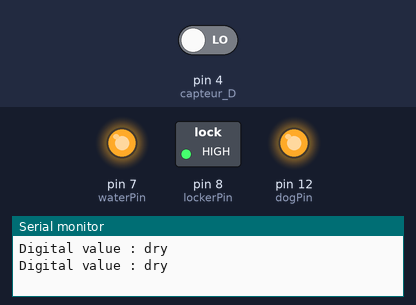
Recording of a sketch running on a simulated Arduino Uno, built with avr-gcc and run on an emulated ATmega328P. On the bench: switched loads named in the sketch (green lamp = pin HIGH), output pins drawn as LEDs (lit = HIGH), the last lines printed to the serial monitor. The test bench sets the inputs (shaded band); at power-on: pin 4 (capteur_D) LOW.

Above: at 1.8 s.
1.9 s: pin 4 (capteur_D) driven HIGH
At 2.8 s:
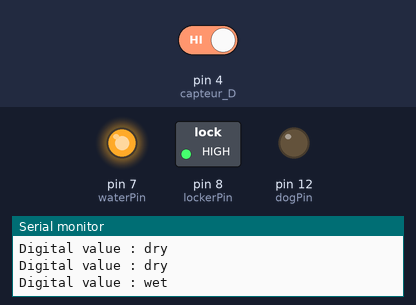
3.5 s: pin 4 (capteur_D) driven LOW
At 4.3 s:
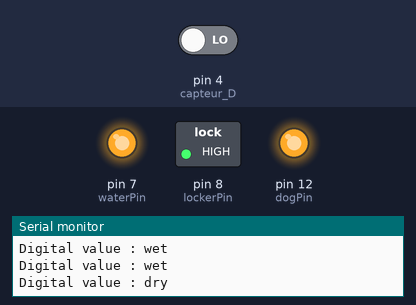
Timing chart, 0 to 6.5 s (numbered marks = the images above; inputs shaded):
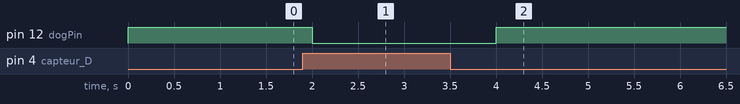

The sketch:

homeautomation.ino
```cpp
#include "RCSwitch.h"
#include <stdlib.h>
#include <stdio.h>
#include <neotimer.h>
//10 minutes timer
unsigned long waterPeriod = 10 * 60UL * 1000;
Neotimer waterTimer = Neotimer(waterPeriod);
Neotimer lockerTimer = Neotimer(30*1000);

int waterPin = 7;
int lockerPin = 8;
const int capteur_D = 4;
//const int capteur_A = A0;

//int val_analogique;
int dogPin = 12;

RCSwitch signalReciever = RCSwitch();

int waterOn = 1111;
int waterOff = 9999;
int lockerOn = 22000;
int lockerOff = 88000;
int dogOn = 3333;
int dogOff = 7777;

bool dogEnabled=true;

void setup() {
  //init relay pin
  pinMode(waterPin, OUTPUT);
  pinMode(lockerPin, OUTPUT);
  digitalWrite(waterPin, HIGH);
  digitalWrite(lockerPin, HIGH);

  pinMode(capteur_D, INPUT);
  //  pinMode(capteur_A, INPUT);
  pinMode(dogPin, OUTPUT);
  digitalWrite(dogPin, HIGH);

  Serial.begin(9600);
  //init FM receiver
  signalReciever.enableReceive(0);  // Receiver on inerrupt 0 =&gt; that is pin #2
}

void checkTimer() {
  if (waterTimer.done()) {
    digitalWrite(waterPin, HIGH);
    Serial.println("water off");
    waterTimer = Neotimer(waterPeriod);
  }

  if (lockerTimer.done()) {
    digitalWrite(lockerPin, HIGH);
    Serial.println("locker off");
  }
}

void checkSprinkler(int value) {
  if (value == waterOff) {
    //switch relay off
    digitalWrite(waterPin, HIGH);
    waterTimer.stop();
    Serial.println("Timer stop");
    delay(3000);

  }
  if (value == waterOn )  {
    //switch relay on
    digitalWrite(waterPin, LOW);
    waterTimer.start();
    Serial.println("Water on");
    delay(3000);
  }

}

void checkLocker(int value) {
  int code = value;
  float hour = code % 1000;
  code -= hour;

  hour = hour/10;

  if (code == lockerOff) {
    //switch relay off
    digitalWrite(lockerPin, HIGH);
    lockerTimer.stop();

    Serial.println("Locker timer stop");
    delay(3000);

  }
  if (code == lockerOn )  {
    if(hour>0){
      unsigned long lockerPeriod = hour * 60 * 60UL * 1000;
      lockerTimer = Neotimer(lockerPeriod);
    }else{
      //30 seconds
      lockerTimer =  Neotimer(30*1000);
    }

    //switch relay on
    digitalWrite(lockerPin, LOW);
    lockerTimer.start();
    Serial.println("Locker on");
    Serial.println(hour);
    delay(3000);
  }
}
void checkDog(int value) {
  if(value==dogOff){
    dogEnabled = false;
  }

  if(!dogEnabled){
    return;
  }

  if (digitalRead(capteur_D) == HIGH) {
    Serial.println("Digital value : wet");
    digitalWrite(dogPin, LOW);
    delay(1000);
  } else {
    Serial.println("Digital value : dry");
    digitalWrite(dogPin, HIGH);
    delay(1000);
  }

}
void loop() {
  checkTimer();
  int value = -1;

  if (signalReciever.available()) {
    value = signalReciever.getReceivedValue();

    signalReciever.resetAvailable();
  }


  checkSprinkler(value);

  checkLocker(value);

  checkDog(value);

}
```

Measured:
- after the input at 1.9 s, pin 12 (dogPin): HIGH → LOW after 0.10 s
- after the input at 3.5 s, pin 12 (dogPin): LOW → HIGH after 0.50 s
